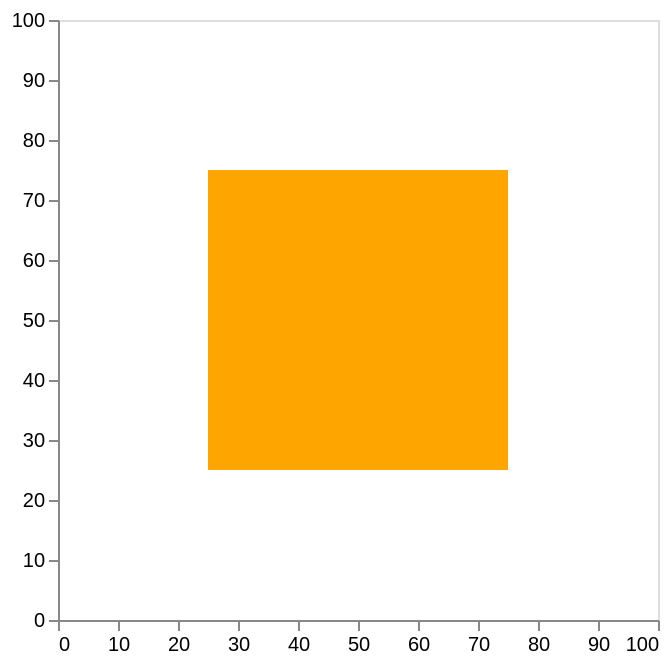

Source (Vega-Lite JSON):
### Vega specification from a JSON file in a GitHub repository (floating-point values rounded to 4 significant figures)
{"$schema": "https://vega.github.io/schema/vega/v6.json", "description": "A scatterplot showing horsepower and miles per gallons for various cars.", "background": "white", "padding": 5, "width": 300, "height": 300, "style": "cell", "data": [{"name": "source_0", "values": [{}]}], "signals": [{"name": "x", "value": 25, "bind": {"input": "range", "min": 1, "max": 100, "step": 1}}, {"name": "x2", "value": 75, "bind": {"input": "range", "min": 1, "max": 100, "step": 1}}, {"name": "y", "value": 25, "bind": {"input": "range", "min": 1, "max": 100, "step": 1}}, {"name": "y2", "value": 75, "bind": {"input": "range", "min": 1, "max": 100, "step": 1}}, {"name": "cornerRadius", "value": 0, "bind": {"input": "range", "min": 0, "max": 50, "step": 1}}], "marks": [{"name": "marks", "type": "rect", "style": ["rect"], "from": {"data": "source_0"}, "encode": {"update": {"cornerRadius": {"signal": "cornerRadius"}, "fill": {"value": "orange"}, "x": {"scale": "x", "signal": "x"}, "x2": {"scale": "x", "signal": "x2"}, "y": {"scale": "y", "signal": "y"}, "y2": {"scale": "y", "signal": "y2"}}}}], "scales": [{"name": "x", "type": "linear", "domain": [0, 100], "range": [0, {"signal": "width"}], "zero": true}, {"name": "y", "type": "linear", "domain": [0, 100], "range": [{"signal": "height"}, 0], "zero": true}], "axes": [{"scale": "x", "orient": "bottom", "grid": false, "labelFlush": true, "labelOverlap": true, "tickCount": {"signal": "ceil(width/40)"}, "zindex": 1}, {"scale": "y", "orient": "left", "grid": false, "labelOverlap": true, "tickCount": {"signal": "ceil(height/40)"}, "zindex": 1}]}
